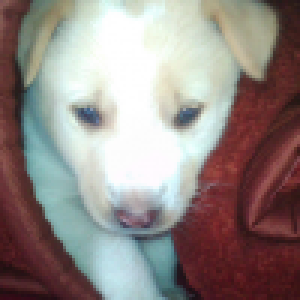
#> input picture source/do_nawab.png, 100 x 100 px, found by its file name (shown 3 times larger)
$ python 14_cv2.fastNlMeansDenoisingColored.py
#> lines starting #> are read from the running program, lines starting #| are printed output that depends on the picture
# importing libraries
import numpy as np
import cv2
from matplotlib import pyplot as plt

# Reading image from folder where it is stored
img = cv2.imread('source/do_nawab.png')
#> img is the input picture: shape (100, 100, 3); mean B, G, R 133.4, 136.7, 147.2

# denoising of image saving it into dst image
dst = cv2.fastNlMeansDenoisingColored(img, None, 10, 10, 7, 15)
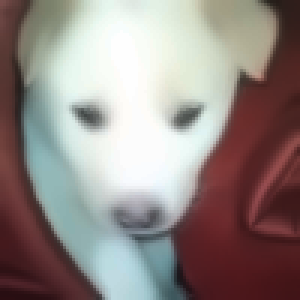
#> dst: shape (100, 100, 3) (shown 3 times larger); mean B, G, R 133.3, 136.7, 147.7

# Plotting of source and destination image
plt.subplot(121), plt.imshow(img)
plt.subplot(122), plt.imshow(dst)

plt.show()
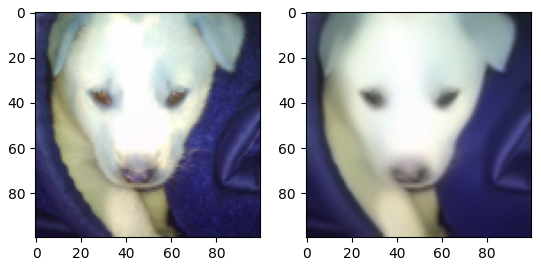
#> figure drawn by matplotlib, 2 panels; B, G, R data is drawn as R, G, B

$ run again, with source/cat_damaged.png copied over source/do_nawab.png
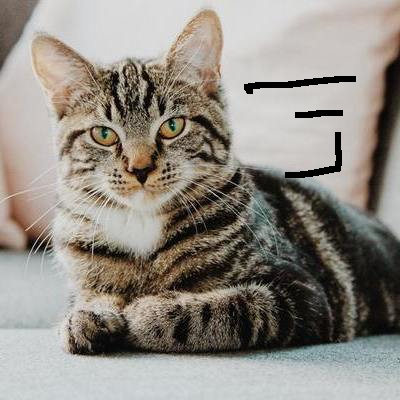
#> input picture source/cat_damaged.png, 400 x 400 px, found by its file name
#> img is the input picture: shape (400, 400, 3); mean B, G, R 132.1, 139.8, 145.4
#> `plt.show()`:
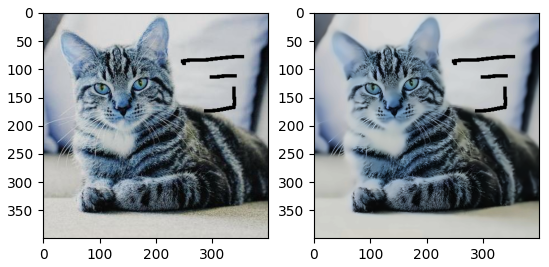
#> figure drawn by matplotlib, 2 panels; B, G, R data is drawn as R, G, B

$ run again, with source/ex.png copied over source/do_nawab.png
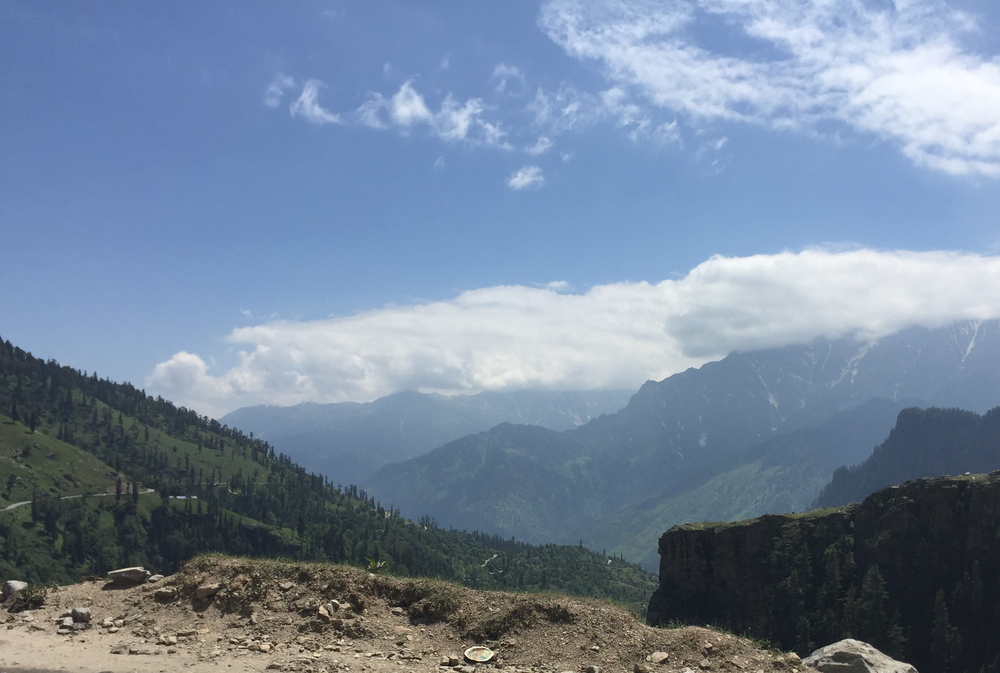
#> input picture source/ex.png, 1000 x 673 px, shrunk from 2700 x 1818 before the run, found by its file name
#> img is the input picture: shape (673, 1000, 3); mean B, G, R 156.3, 134.2, 116.8
#> `plt.show()`:
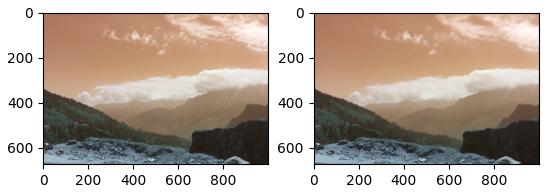
#> figure drawn by matplotlib, 2 panels; B, G, R data is drawn as R, G, B
